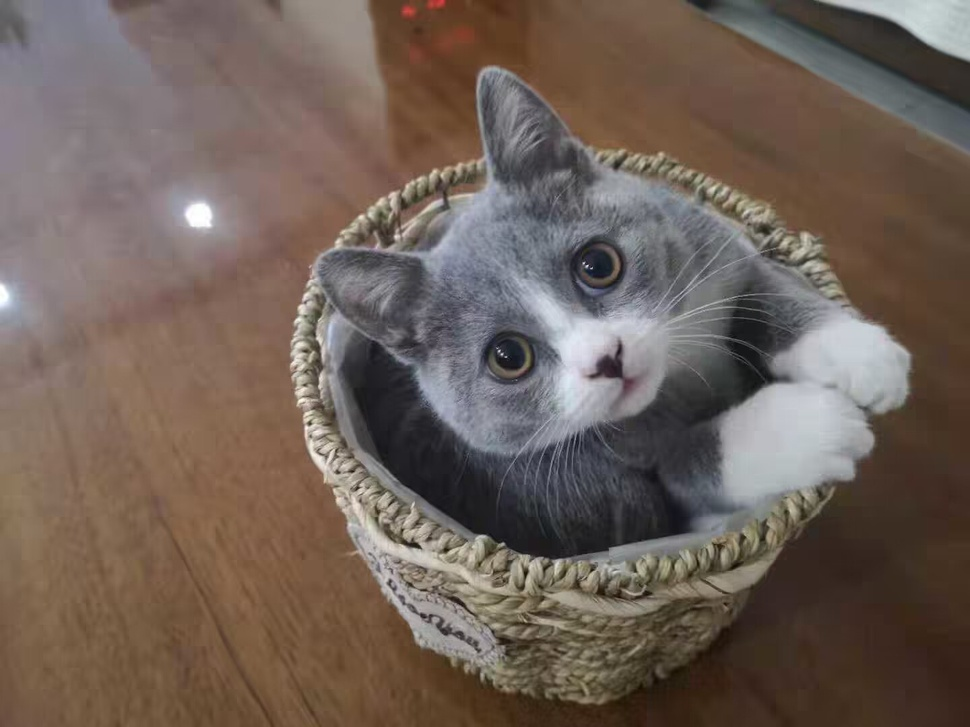
//> input picture Lesson2/第二次验收/Task1/img/1.jpg, 970 x 727 px, shrunk from 1440 x 1080 before the run
$ ./canny   (built with g++ and OpenCV 4)
//> lines starting //> are read from the running program, lines starting //| are printed output that depends on the picture
#include<opencv2/opencv.hpp>
#include<opencv2/imgproc/imgproc.hpp>
using namespace cv;
int main(){
    Mat src=imread("1.jpg");
//> src is the input picture: 727 rows x 970 cols, CV_8UC3; mean B, G, R 88, 96.7, 111.2
    namedWindow("srcimage",WINDOW_FREERATIO);
    imshow("srcimage",src);
    Mat dst,edge,grayimage;
    dst.create(src.size(),src.type());
    cvtColor(src,grayimage,COLOR_BGR2GRAY);
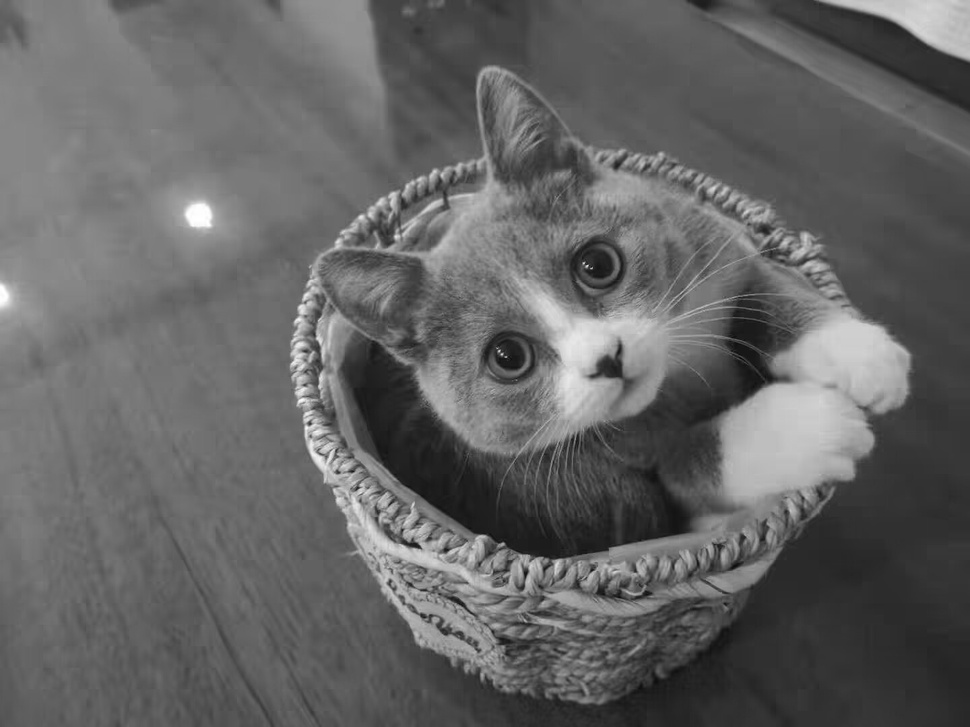
//> grayimage: 727 rows x 970 cols, CV_8UC1; min 8, max 255, mean 100
    blur(grayimage,edge,Size(3,3));
    Canny(edge,edge,3,9,3);
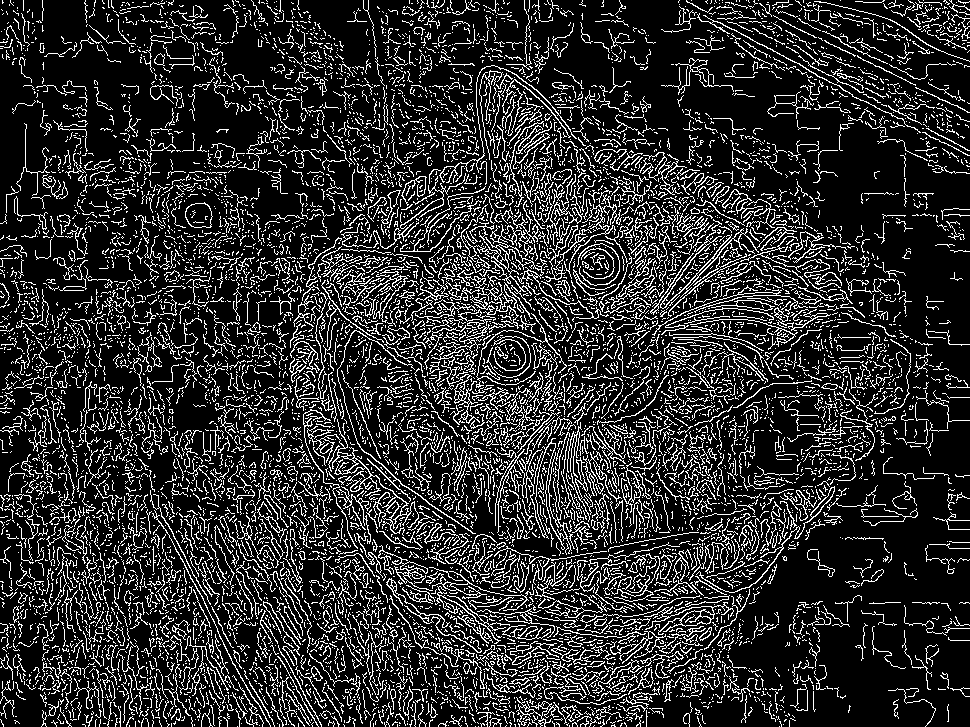
//> edge: 727 rows x 970 cols, CV_8UC1; 17.6% white in thin lines or dots
    namedWindow("dstimage",WINDOW_NORMAL);
    imshow("dstimage",edge);
    waitKey(0);
    return 0;
}
